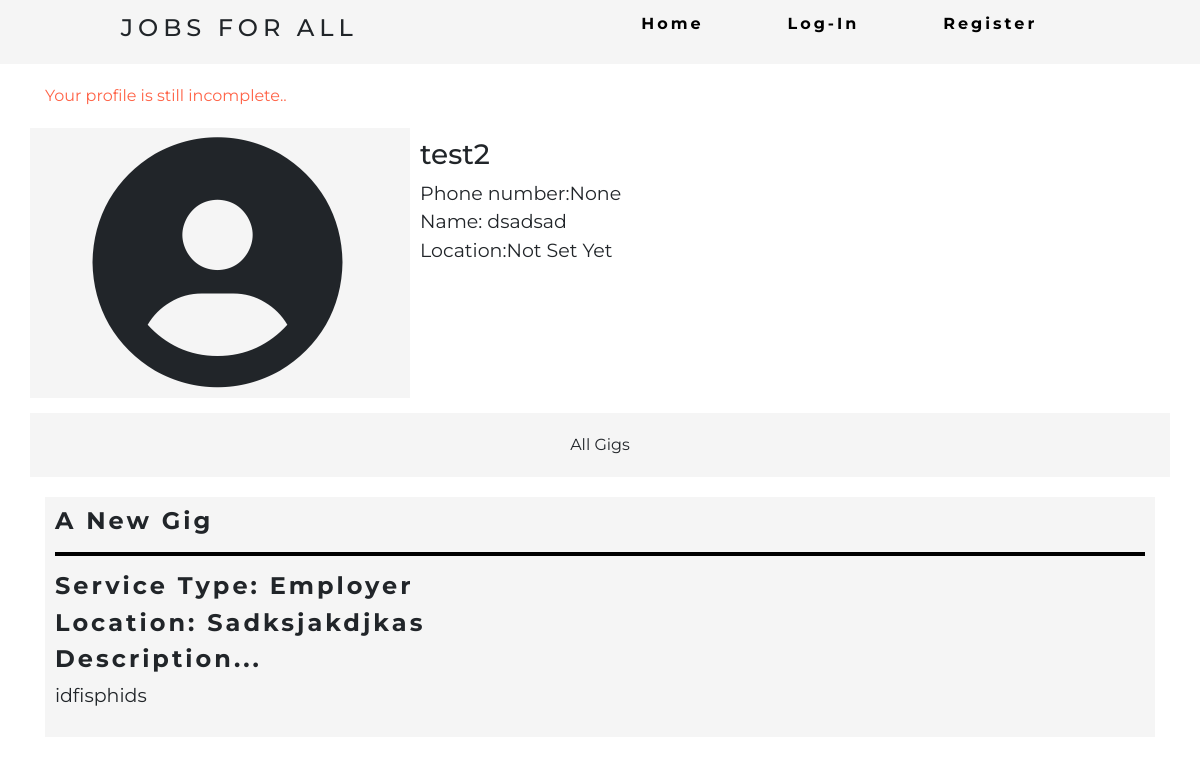
The page /profile/4 on the database as committed earlier.
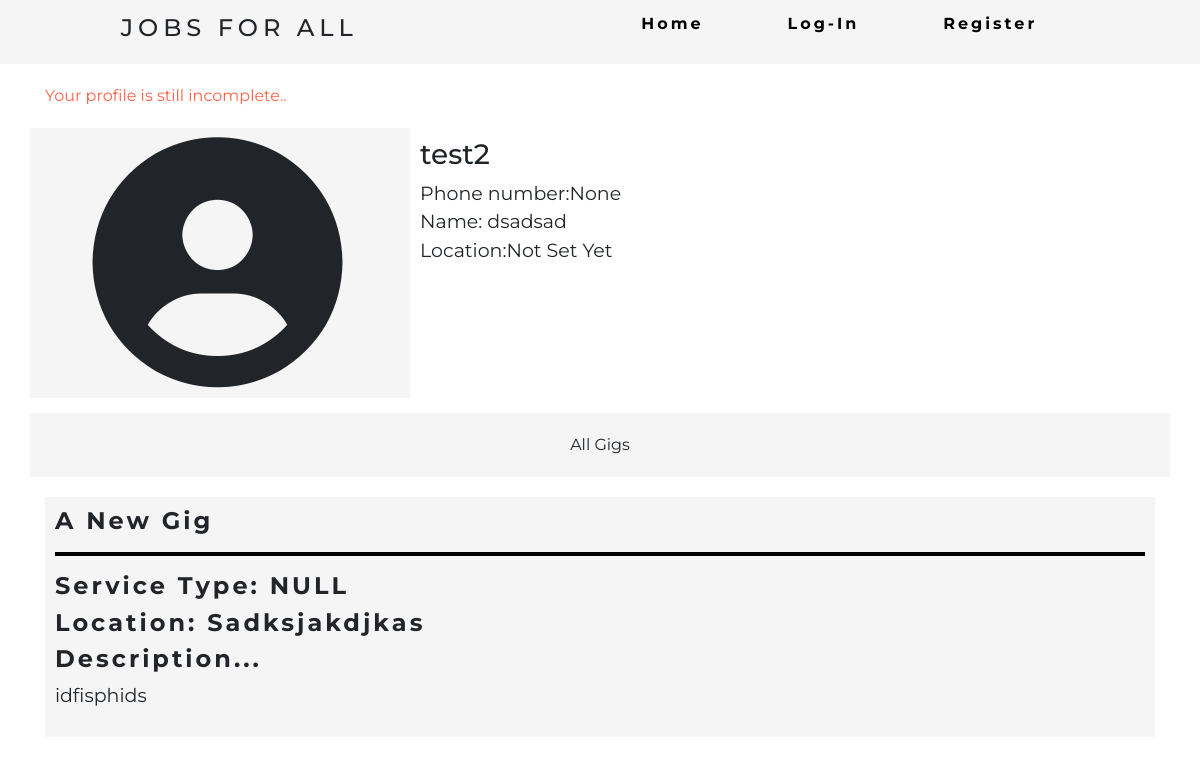
The same page on the database as committed later.
### JobsForALL/models.py (models this page shows)
class User(AbstractUser):
    pass

class UserProfile(models.Model):
    user = models.OneToOneField(User,on_delete=models.CASCADE,null=True)
    name = models.CharField(blank=True,default="Not Set Yet",max_length=25)
    location =  models.CharField(blank=True,default="Not Set Yet",max_length=30)
    usertype = models.CharField(max_length=35,choices=usertypes,default='employer')
    service_type = models.CharField(max_length=40,choices=service_type,default='NULL')
    phone_number = models.IntegerField(null=True,blank=True)

class Gig(models.Model):
    poster = models.ForeignKey(User,on_delete=models.CASCADE,related_name='gigs')
    title =  models.CharField(max_length=40,default='Untitled')
    description = models.TextField(blank = True)
    gig_type =  models.CharField(max_length=40,choices=service_type,default='NULL')
    location =  models.CharField(blank=True,default="Not Set Yet",max_length=30)
    active = models.BooleanField(default=True)
    assign =  models.ForeignKey(User,on_delete=models.CASCADE,related_name='gigs_asigned',blank=True,null=True)
    created_on =  models.DateTimeField(auto_now_add=True)

### JobsForALL/views.py (the view, shortened to what this page needs)
# urls.py: path('profile/<int:pk>',views.user_view,name='profile')
def user_view(request,pk):
    message = ''
    if request.method == 'PUT':
        data = json.loads(request.body)
        handle_json_request(request,data)
    try:
        requested_user = User.objects.get(pk=pk)
        self_view = False
        if requested_user == request.user:
            self_view = True
        try:
            if requested_user.userprofile.location == 'Not Set Yet':
                message = 'Your profile is still incomplete..'
        except:
            pass
        employee = False
        if requested_user.userprofile.usertype == 'employee':
            employee = True
            all_gigs =  Gig.objects.all().filter(assign=requested_user,active=False).order_by('-created_on')
            try:
                AssignGig = Gig.objects.all().filter(assign=requested_user,active=True).order_by('-created_on')[0]
            except:
                AssignGig = False
            print(employee)
        else:
            all_gigs =  Gig.objects.all().filter(poster=requested_user).order_by('-created_on')
            AssignGig = False
        return render(request,"JobsForALL/profile.html",{
            "requested_user":requested_user,
            'self_view':self_view,'message':message,'employee':employee,'all_gigs':all_gigs,'AssignGig':AssignGig})
    except User.DoesNotExist:
        return HttpResponseRedirect(reverse("index"))

### JobsForALL/templates/JobsForALL/profile.html (shortened to what this page needs)
{% extends "JobsForALL/layout.html" %}
{% block body %}
    <div class="container">
        {% if message %}
            <div class="message">{{ message|safe }}</div>
        {% endif %}
        <div class="row">
            <div class="col-lg-4 col-sm-12 login-quote">
                {% if requested_user.userprofile.profile_image %}
                    <img src="{{requested_user.userprofile.profile_image.url }}" width="300px" height = '300px' alt="..." class="cus-img-circle">
                {% else %}
                    <i class="fas fa-user-circle fa-10x"></i>
                {% endif %}
            </div>
           <div class="col-lg-8 col-sm-12 profile_details">
               <div> <h3>{{requested_user.username}}</h3>
               <div class="about">Phone number:{{requested_user.userprofile.phone_number}}</div>
            </div>
               <div class="name">Name: {{requested_user.userprofile.name}}</div>
               <div class="about">Location:{{requested_user.userprofile.location}}</div>
           </div>
        </div>
        <div class="row" style="padding-top:15px ;">
            <div class='col-lg-12 tool-panel'>
                <ul class="tool-items">
                    <li id='allGigs'>All Gigs</li>
                </ul>
            </div>
            <div class="col-12" id='all-gig' >
                {% for gig in all_gigs%}
                    <div class='gig-header' id='gig_{{ gig.pk }}'>
                        <h4>{{gig.title}}</h4>
                        <hr>
                        <h4>Service type: {{gig.gig_type}}</h4>
                        <h4>Location: {{gig.location}}</h4>
                        <h4>Description...</h4>
                        <p>{{gig.description}}</p>
                    </div>
                {% empty %}
                    <h3>No Gigs Here...</h3>
                {% endfor %}
            </div>
        </div>
    </div>
{% endblock %}

### JobsForALL/templates/JobsForALL/layout.html (shortened to what this page needs)
{% load static %}
<!DOCTYPE html>
<html lang="en">
    <head>
        <link rel="stylesheet" href="https://stackpath.bootstrapcdn.com/bootstrap/4.5.2/css/bootstrap.min.css">
        <link href="{% static 'JobsForALL/styles.css' %}" rel="stylesheet">
    <body>
        <nav>
            <div class="custom-logo">
                <h4>Jobs For ALL</h4>
            </div>
            <ul class="cus-nav-links">
                <li><a href="{% url 'index' %}">Home</a></li>
                {% if user.is_authenticated %}
                    <li><a href="{% url 'profile' user.pk %}">You</a></li>
                    <li><a href="{% url 'logout' %}">Log-Out</a></li>
                {% else %}
                    <li><a href="{% url 'login' %}">Log-In</a></li>
                    <li><a href="{% url 'register' %}">Register</a></li>
                {% endif %}
            </ul>
        </nav>
        {% block body %}
        {% endblock %}
    </body>

### JobsForALL/static/JobsForALL/styles.css (style rules this page uses)
@media (prefers-color-scheme: light) { * { margin: 0px; padding: 0px; box-sizing: border-box; } }
@media (prefers-color-scheme: light) { nav { display: flex; justify-content: space-around; align-items: center; min-height: 8vh; font-family: 'Montserrat', sans-serif; background-color: whitesmoke; } }
@media (prefers-color-scheme: light) { .custom-logo { text-transform: uppercase; letter-spacing: 5px; font-size: 20px; } }
@media (prefers-color-scheme: light) { .cus-nav-links { display: flex; justify-content: space-around; width: 40%; } }
@media (prefers-color-scheme: light) { .cus-nav-links li { list-style: None; } }
@media (prefers-color-scheme: light) { .cus-nav-links a { color: black; text-decoration: None; letter-spacing: 3px; font-weight: bold; font-size: 16px; } }
@media (prefers-color-scheme: light) { .container { margin-top: 20px; font-family: 'Montserrat', sans-serif; justify-content: space-around; } }
@media (prefers-color-scheme: light) { .login-quote { text-transform: uppercase; letter-spacing: 5px; margin-top:20px; padding: 10px; font-family: 'Montserrat', sans-serif; justify-content: space-around; font-size: 25px; text-align: center; background-color: whitesmoke; } }
@media (prefers-color-scheme: light) { .message { color: tomato; } }
@media (prefers-color-scheme: light) { .profile_details { margin-top:20px; padding: 10px; font-family: 'Montserrat', sans-serif; justify-content: space-around; text-align: left; font-size: 19px; } }
@media (prefers-color-scheme: light) { .gig-header { background-color: whitesmoke; margin-top:20px; padding: 10px; font-family: 'Montserrat', sans-serif; justify-content: space-around; text-align: left; font-size: 19px; } }
@media (prefers-color-scheme: light) { .gig-header > h4 { text-align: left; letter-spacing: 3px; font-weight: bold; text-transform: capitalize; } }
@media (prefers-color-scheme: light) { .tool-panel { display: flex; justify-content: space-around; align-items: center; min-height: 8vh; font-family: 'Montserrat', sans-serif; background-color: whitesmoke; } }
@media (prefers-color-scheme: light) { .tool-items { display: flex; justify-content: space-around; width: 80%; margin-bottom: 0%; } }
@media (prefers-color-scheme: light) { .tool-items li { list-style: None; cursor:pointer; } }
@media (prefers-color-scheme: light) { hr { border: 2px black solid; } }

Rows that differ between the two databases and show on the page:
changed Gig "A New Gig": gig_type "Employer" → "NULL"
